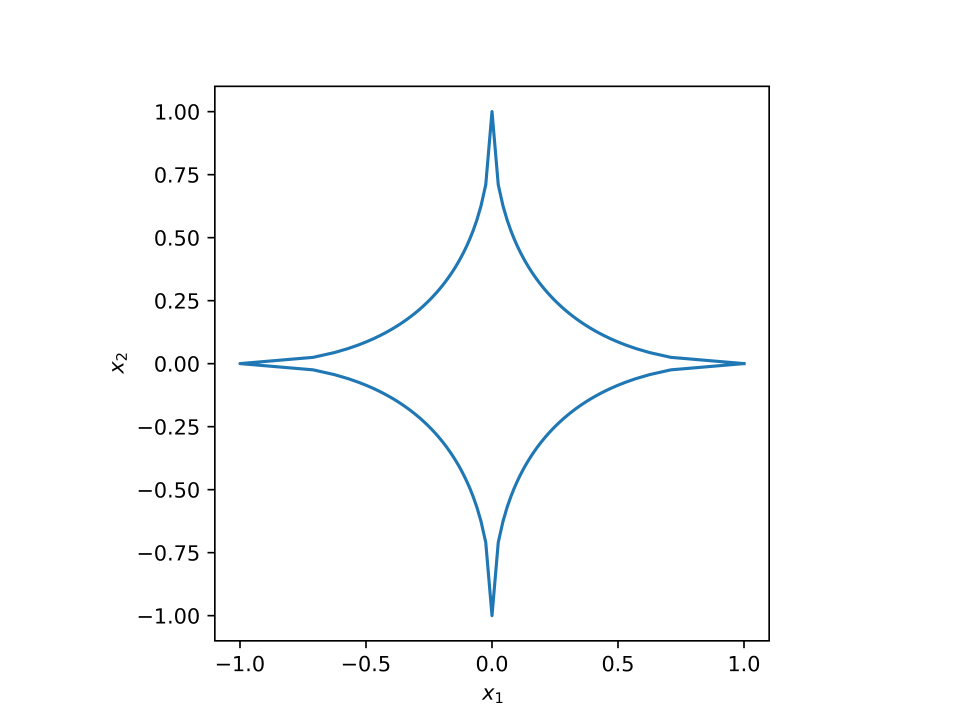
#> input picture Project01/final/data/unit_circles.png, 5760 x 4320 px, given in place of lightning-3.png, which was not available (shown at 1/6 size)
$ python boxcounting.py   (older library calls are emulated)
#> lines starting #> are read from the running program, lines starting #| are printed output that depends on the picture; after the words box and inside, x2 and y2 are one past the last pixel; in counts of white or black regions, pixels touching at a corner belong together; pictures that were not available may be replaced by others from this repository, and a replacement may not be noted
# -*- coding: utf-8 -*-

import numpy as np
import math
import random
import numpy.linalg as la
import scipy.misc as msc
import scipy.ndimage as img
import matplotlib.pyplot as plt


def split_Matrix(M):                                                      #split matrix into 4 quadrants
    A = np.array([M[:int(M.shape[0]*0.5),:int(M.shape[1]*0.5)],           #upper left submatrix
         M[0:int(M.shape[0]*0.5),int(M.shape[1]*0.5):],                   #upper right submatrix
         M[int(M.shape[0]*0.5):,:int(M.shape[1]*0.5)],                    #lower left
         M[int(M.shape[0]*0.5):,int(M.shape[0]*0.5):]])                   #lower right

    return (A)                                                            #returns array of 4 matrices


def box_counting(M,lvl):            #method for counting the number of squares with at least one foreground pixel in it

    global number_pixels            #global array, number of pixels for each scaling factor (1, 1/2, 1/4, et.)

    if True in M:                   #foreground pixels are characterized as "True" in matrix
        number_pixels[lvl]+=1       #counter for current lvl (i.e. scaling factor) increased by 1

        if M.shape[0]==1:           #if single pixel--> no more splitting
            return
        else:
             A = split_Matrix(M)    #not a single pixel--> split into four squares

             for submatrix in A:    #for each of these four squares: recursive function call

                box_counting(submatrix,lvl+1)
    return


def get_matrix(x):          #get Matrix X for linear regression
    return(np.vstack((x,np.ones(len(x))))).T

def linear_regression(X,y): #linear regression via method shown in lecture
    return(np.dot(np.dot(la.inv(np.dot(X.T,X)),X.T),y))

def foreground2BinImg(f):                                   #binarize img
    d = img.filters.gaussian_filter(f, sigma=0.50) -\
        img.filters.gaussian_filter(f, sigma=1.00)
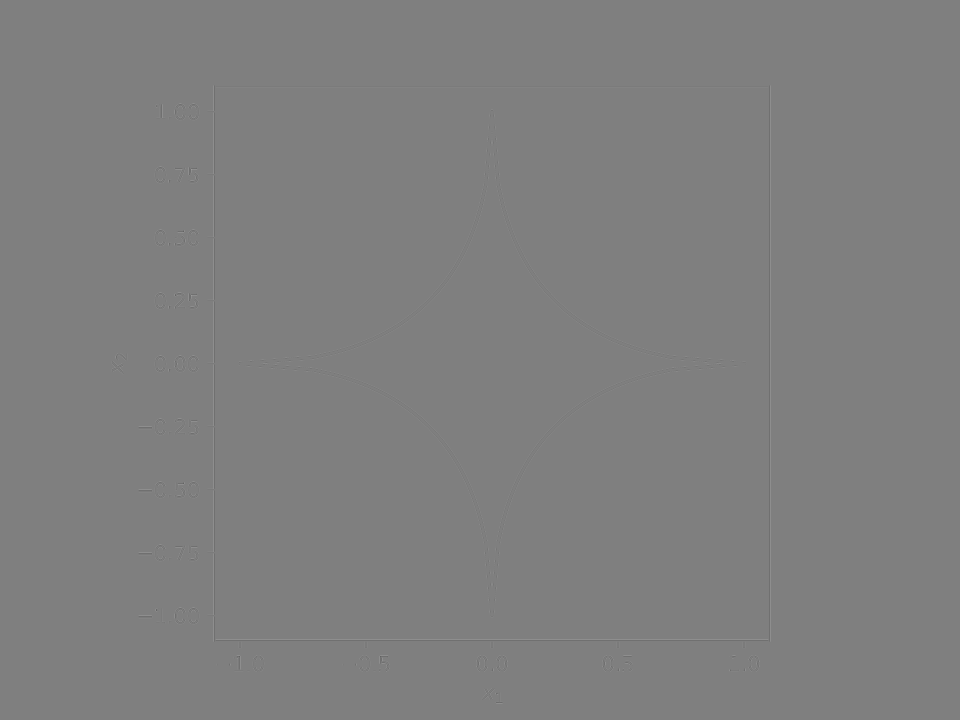
#> d: shape (4320, 5760) float64 (shown at 1/6 size); min -91.56, max 91.56, mean 0; drawn with min black and max white

    d = np.abs(d)
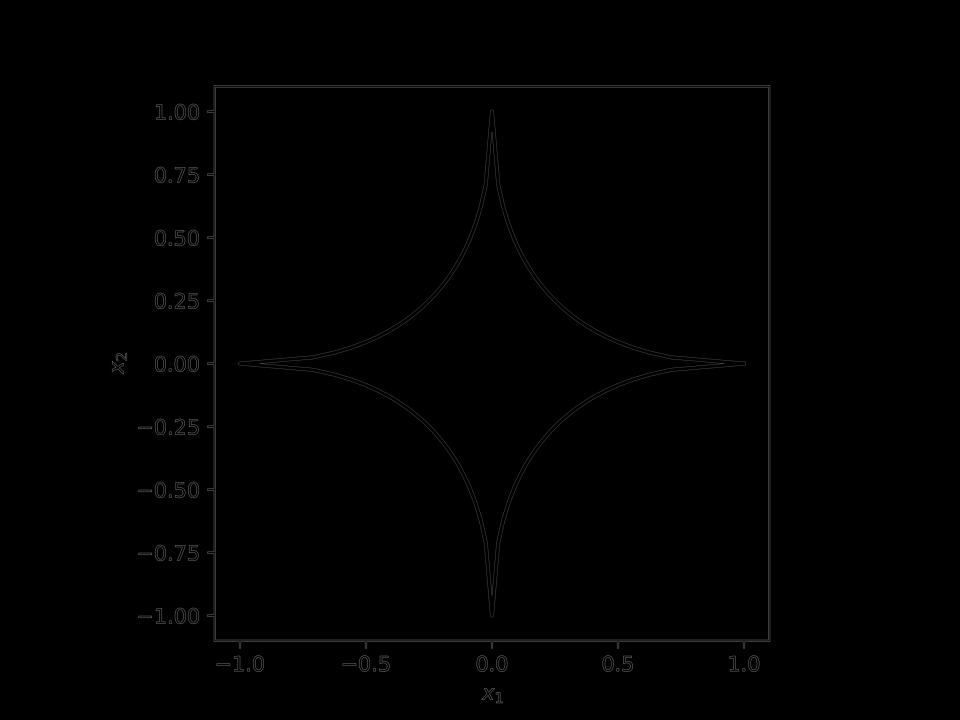
#> d: shape (4320, 5760) float64 (shown at 1/6 size); min 0, max 91.56, mean 0.3; drawn with min black and max white
    m = d.max()
#> m = 91.56
    d[d<0.1*m] = 0
    d[d>=0.1*m] = 1
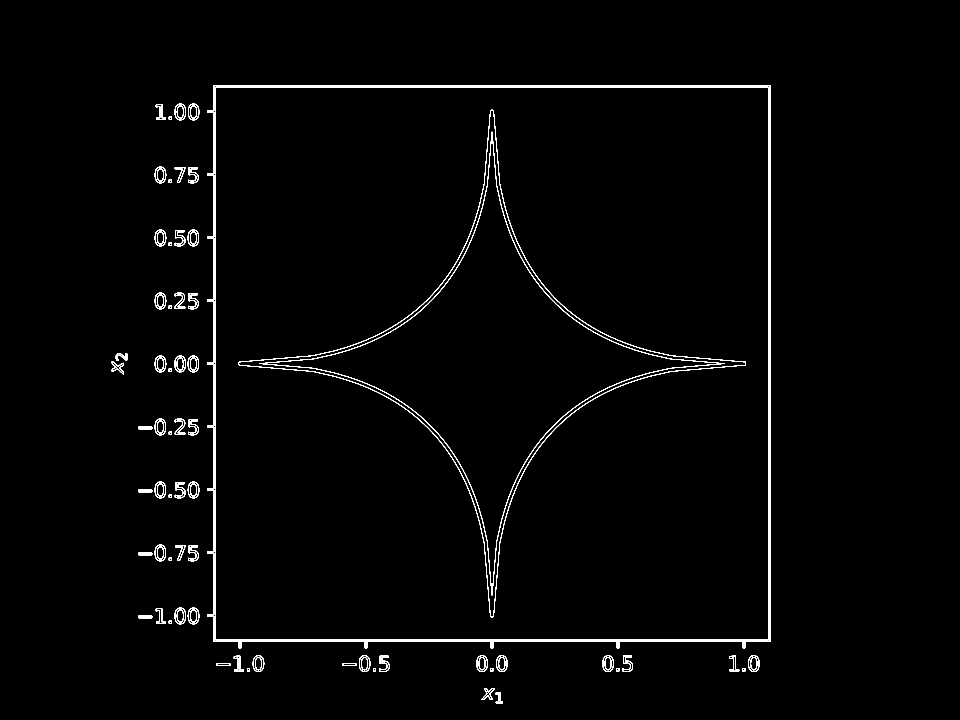
#> d: shape (4320, 5760) float64 (shown at 1/6 size); values 0 (black) and 1 (white), 0.94% white; 86 white regions, largest, box (x1, y1, x2, y2) and area: (1243, 511, 4622, 3891) 57572, (1292, 521, 4612, 3842) 53052, (1429, 659, 4476, 3704) 27223
    return img.morphology.binary_closing(d)
#> returned value: shape (4320, 5760) bool; 0.94% white; 86 white regions, largest, box (x1, y1, x2, y2) and area: (1243, 511, 4622, 3891) 57632, (1292, 521, 4612, 3842) 53056, (1429, 659, 4476, 3704) 27225


def plotData2D(X, filename=None):
    # create a figure and its axes
    fig = plt.figure()
    axs = fig.add_subplot(111)

    # see what happens, if you uncomment the next line
    # axs.set_aspect('equal')

    # plot the data
    axs.plot(X[0,:], X[1,:], 'ro', label='data')

    # set x and y limits of the plotting area
    xmin = X[0,:].min()
    xmax = X[0,:].max()
    axs.set_xlim(xmin-10, xmax+10)
    axs.set_ylim(-2, X[1,:].max()+10)

    # set properties of the legend of the plot
    leg = axs.legend(loc='upper left', shadow=True, fancybox=True, numpoints=1)
    leg.get_frame().set_alpha(0.5)

    # either show figure on screen or write it to disk
    if filename == None:
        plt.show()
    else:
        plt.savefig(filename, facecolor='w', edgecolor='w',
                    papertype=None, format='pdf', transparent=False,
                    bbox_inches='tight', pad_inches=0.1)
    plt.close()


imgName1 = 'lightning-3'
imgName2 = 'tree-2'
f = msc.imread(imgName1+'.png', flatten=True).astype(np.float)
g = msc.imread(imgName2+'.png', flatten=True).astype(np.float)
lightning = foreground2BinImg(f) #binarize lightning
tree = foreground2BinImg(g)      #binarize tree

number_pixels = np.zeros(10,np.int)
scales = np.array([1,2,4,8,16,32,64,128,256,512])   #inverse of all scaling factors (needed as x-values)


box_counting(lightning,0)
#> (the run stopped early here; a loop or call above may not have finished)
